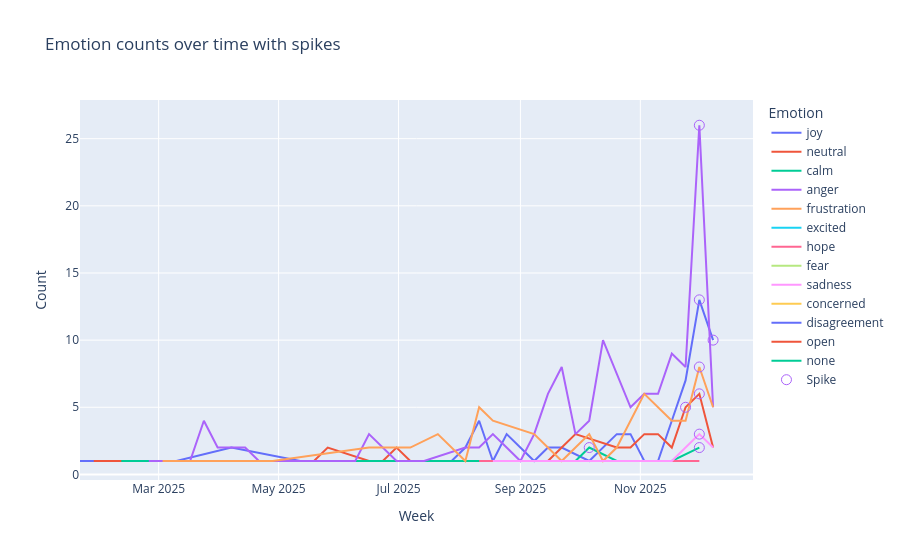

Notebook code for this chart:
### Markdown cell above
# **Wnioski z heatmapy: emocje × tematy**

* **Disinformation**
  – dominuje **anger (78)**, wyraźnie więcej niż w innych tematach
  – silnie obecne także: **neutral**, **joy**, **frustration**
  – bardzo mało emocji pozytywnych typu *hope* czy *calm*

* **Mental health / social**
  – najbardziej zróżnicowany profil emocji
  – dużo **anger, joy i frustration**, ale także **sadness** i **anxiety/fear**
  – temat zawiera zarówno wpisy negatywne, jak i wspierające

* **AI content**
  – emocje najsłabsze ilościowo, ale względnie równomierne
  – najwięcej **joy, frustration i neutral**
  – prawie brak emocji silnie negatywnych (fear, sadness), co sugeruje mniejsze pobudzenie emocjonalne

---

### Code cell
df_spike = df_llm.dropna(subset=["llm_emotion"]).copy()
df_spike["created_dt"] = pd.to_datetime(df_spike["created_utc"], unit="s")
df_spike["week"] = df_spike["created_dt"].dt.to_period("W").apply(lambda r: r.start_time)
df_spike = df_spike[df_spike["created_dt"].dt.year >= 2025]

weekly_emotion = (
    df_spike.groupby(["week", "llm_emotion"])
    .size()
    .reset_index(name="count")
)

def detect_spikes(group):
    m = group["count"].mean()
    s = group["count"].std(ddof=0)
    threshold = m + 2 * s
    group["is_spike"] = group["count"] > threshold
    group["threshold"] = threshold
    return group

weekly_emotion = weekly_emotion.groupby("llm_emotion", group_keys=False).apply(detect_spikes)

fig_spike = px.line(
    weekly_emotion,
    x="week",
    y="count",
    color="llm_emotion",
    title="Emotion counts over time with spikes",
    labels={"week": "Week", "count": "Count", "llm_emotion": "Emotion"}
)

spike_points = weekly_emotion[weekly_emotion["is_spike"]]
fig_spike.add_scatter(
    x=spike_points["week"],
    y=spike_points["count"],
    mode="markers",
    marker=dict(size=10, symbol="circle-open"),
    name="Spike"
)

fig_spike.show()

weekly_emotion[weekly_emotion["is_spike"]].sort_values(["llm_emotion", "week"]).head()

### Figure 1 — Plotly figure (JSON) as saved in the notebook; plotly's stock layout.template omitted (floating-point values rounded to 4 significant figures)
{"data": [{"hovertemplate": "Emotion=joy<br>Week=%{x}<br>Count=%{y}<extra></extra>", "legendgroup": "joy", "line": {"color": "#636efa", "dash": "solid"}, "marker": {"symbol": "circle"}, "mode": "lines", "name": "joy", "orientation": "v", "showlegend": true, "type": "scatter", "x": ["2025-01-20T00:00:00.000000000", "2025-02-10T00:00:00.000000000", "2025-02-17T00:00:00.000000000", "2025-03-10T00:00:00.000000000", "2025-04-07T00:00:00.000000000", "2025-05-12T00:00:00.000000000", "2025-05-26T00:00:00.000000000", "2025-06-02T00:00:00.000000000", "2025-06-16T00:00:00.000000000", "2025-07-07T00:00:00.000000000", "2025-07-14T00:00:00.000000000", "2025-07-28T00:00:00.000000000", "2025-08-04T00:00:00.000000000", "2025-08-11T00:00:00.000000000", "2025-08-18T00:00:00.000000000", "2025-08-25T00:00:00.000000000", "2025-09-08T00:00:00.000000000", "2025-09-15T00:00:00.000000000", "2025-09-22T00:00:00.000000000", "2025-10-06T00:00:00.000000000", "2025-10-20T00:00:00.000000000", "2025-10-27T00:00:00.000000000", "2025-11-03T00:00:00.000000000", "2025-11-10T00:00:00.000000000", "2025-11-17T00:00:00.000000000", "2025-11-24T00:00:00.000000000", "2025-12-01T00:00:00.000000000", "2025-12-08T00:00:00.000000000"], "xaxis": "x", "y": [1, 1, 1, 1, 2, 1, 1, 1, 1, 1, 1, 1, 2, 4, 1, 3, 1, 2, 2, 1, 3, 3, 1, 1, 4, 7, 13, 10], "yaxis": "y"}, {"hovertemplate": "Emotion=neutral<br>Week=%{x}<br>Count=%{y}<extra></extra>", "legendgroup": "neutral", "line": {"color": "#EF553B", "dash": "solid"}, "marker": {"symbol": "circle"}, "mode": "lines", "name": "neutral", "orientation": "v", "showlegend": true, "type": "scatter", "x": ["2025-01-27T00:00:00.000000000", "2025-02-17T00:00:00.000000000", "2025-03-17T00:00:00.000000000", "2025-03-31T00:00:00.000000000", "2025-04-07T00:00:00.000000000", "2025-04-28T00:00:00.000000000", "2025-05-05T00:00:00.000000000", "2025-05-19T00:00:00.000000000", "2025-05-26T00:00:00.000000000", "2025-06-16T00:00:00.000000000", "2025-06-23T00:00:00.000000000", "2025-06-30T00:00:00.000000000", "2025-07-07T00:00:00.000000000", "2025-07-14T00:00:00.000000000", "2025-08-04T00:00:00.000000000", "2025-08-18T00:00:00.000000000", "2025-09-15T00:00:00.000000000", "2025-09-22T00:00:00.000000000", "2025-09-29T00:00:00.000000000", "2025-10-20T00:00:00.000000000", "2025-10-27T00:00:00.000000000", "2025-11-03T00:00:00.000000000", "2025-11-10T00:00:00.000000000", "2025-11-17T00:00:00.000000000", "2025-11-24T00:00:00.000000000", "2025-12-01T00:00:00.000000000", "2025-12-08T00:00:00.000000000"], "xaxis": "x", "y": [1, 1, 1, 1, 1, 1, 1, 1, 2, 1, 1, 2, 1, 1, 1, 1, 1, 2, 3, 2, 2, 3, 3, 2, 5, 6, 2], "yaxis": "y"}, {"hovertemplate": "Emotion=calm<br>Week=%{x}<br>Count=%{y}<extra></extra>", "legendgroup": "calm", "line": {"color": "#00cc96", "dash": "solid"}, "marker": {"symbol": "circle"}, "mode": "lines", "name": "calm", "orientation": "v", "showlegend": true, "type": "scatter", "x": ["2025-02-10T00:00:00.000000000", "2025-05-26T00:00:00.000000000", "2025-08-04T00:00:00.000000000", "2025-09-01T00:00:00.000000000", "2025-09-15T00:00:00.000000000", "2025-09-22T00:00:00.000000000", "2025-09-29T00:00:00.000000000", "2025-10-06T00:00:00.000000000", "2025-10-20T00:00:00.000000000", "2025-10-27T00:00:00.000000000", "2025-11-10T00:00:00.000000000", "2025-11-17T00:00:00.000000000", "2025-12-01T00:00:00.000000000"], "xaxis": "x", "y": [1, 1, 1, 1, 1, 1, 1, 2, 1, 1, 1, 1, 2], "yaxis": "y"}, {"hovertemplate": "Emotion=anger<br>Week=%{x}<br>Count=%{y}<extra></extra>", "legendgroup": "anger", "line": {"color": "#ab63fa", "dash": "solid"}, "marker": {"symbol": "circle"}, "mode": "lines", "name": "anger", "orientation": "v", "showlegend": true, "type": "scatter", "x": ["2025-02-24T00:00:00.000000000", "2025-03-17T00:00:00.000000000", "2025-03-24T00:00:00.000000000", "2025-03-31T00:00:00.000000000", "2025-04-14T00:00:00.000000000", "2025-04-21T00:00:00.000000000", "2025-05-05T00:00:00.000000000", "2025-05-12T00:00:00.000000000", "2025-06-02T00:00:00.000000000", "2025-06-09T00:00:00.000000000", "2025-06-16T00:00:00.000000000", "2025-06-23T00:00:00.000000000", "2025-06-30T00:00:00.000000000", "2025-07-14T00:00:00.000000000", "2025-08-04T00:00:00.000000000", "2025-08-11T00:00:00.000000000", "2025-08-18T00:00:00.000000000", "2025-08-25T00:00:00.000000000", "2025-09-01T00:00:00.000000000", "2025-09-08T00:00:00.000000000", "2025-09-15T00:00:00.000000000", "2025-09-22T00:00:00.000000000", "2025-09-29T00:00:00.000000000", "2025-10-06T00:00:00.000000000", "2025-10-13T00:00:00.000000000", "2025-10-27T00:00:00.000000000", "2025-11-03T00:00:00.000000000", "2025-11-10T00:00:00.000000000", "2025-11-17T00:00:00.000000000", "2025-11-24T00:00:00.000000000", "2025-12-01T00:00:00.000000000", "2025-12-08T00:00:00.000000000"], "xaxis": "x", "y": [1, 1, 4, 2, 2, 1, 1, 1, 1, 1, 3, 2, 1, 1, 2, 2, 3, 2, 1, 3, 6, 8, 3, 4, 10, 5, 6, 6, 9, 8, 26, 5], "yaxis": "y"}, {"hovertemplate": "Emotion=frustration<br>Week=%{x}<br>Count=%{y}<extra></extra>", "legendgroup": "frustration", "line": {"color": "#FFA15A", "dash": "solid"}, "marker": {"symbol": "circle"}, "mode": "lines", "name": "frustration", "orientation": "v", "showlegend": true, "type": "scatter", "x": ["2025-03-03T00:00:00.000000000", "2025-03-10T00:00:00.000000000", "2025-04-28T00:00:00.000000000", "2025-06-16T00:00:00.000000000", "2025-07-07T00:00:00.000000000", "2025-07-21T00:00:00.000000000", "2025-08-04T00:00:00.000000000", "2025-08-11T00:00:00.000000000", "2025-08-18T00:00:00.000000000", "2025-09-08T00:00:00.000000000", "2025-09-22T00:00:00.000000000", "2025-09-29T00:00:00.000000000", "2025-10-06T00:00:00.000000000", "2025-10-13T00:00:00.000000000", "2025-10-20T00:00:00.000000000", "2025-11-03T00:00:00.000000000", "2025-11-17T00:00:00.000000000", "2025-11-24T00:00:00.000000000", "2025-12-01T00:00:00.000000000", "2025-12-08T00:00:00.000000000"], "xaxis": "x", "y": [1, 1, 1, 2, 2, 3, 1, 5, 4, 3, 1, 2, 3, 1, 2, 6, 4, 4, 8, 5], "yaxis": "y"}, {"hovertemplate": "Emotion=excited<br>Week=%{x}<br>Count=%{y}<extra></extra>", "legendgroup": "excited", "line": {"color": "#19d3f3", "dash": "solid"}, "marker": {"symbol": "circle"}, "mode": "lines", "name": "excited", "orientation": "v", "showlegend": true, "type": "scatter", "x": ["2025-03-31T00:00:00.000000000"], "xaxis": "x", "y": [1], "yaxis": "y"}, {"hovertemplate": "Emotion=hope<br>Week=%{x}<br>Count=%{y}<extra></extra>", "legendgroup": "hope", "line": {"color": "#FF6692", "dash": "solid"}, "marker": {"symbol": "circle"}, "mode": "lines", "name": "hope", "orientation": "v", "showlegend": true, "type": "scatter", "x": ["2025-08-11T00:00:00.000000000", "2025-09-22T00:00:00.000000000", "2025-10-20T00:00:00.000000000", "2025-11-10T00:00:00.000000000", "2025-12-01T00:00:00.000000000"], "xaxis": "x", "y": [1, 1, 1, 1, 1], "yaxis": "y"}, {"hovertemplate": "Emotion=fear<br>Week=%{x}<br>Count=%{y}<extra></extra>", "legendgroup": "fear", "line": {"color": "#B6E880", "dash": "solid"}, "marker": {"symbol": "circle"}, "mode": "lines", "name": "fear", "orientation": "v", "showlegend": true, "type": "scatter", "x": ["2025-08-18T00:00:00.000000000"], "xaxis": "x", "y": [1], "yaxis": "y"}, {"hovertemplate": "Emotion=sadness<br>Week=%{x}<br>Count=%{y}<extra></extra>", "legendgroup": "sadness", "line": {"color": "#FF97FF", "dash": "solid"}, "marker": {"symbol": "circle"}, "mode": "lines", "name": "sadness", "orientation": "v", "showlegend": true, "type": "scatter", "x": ["2025-08-18T00:00:00.000000000", "2025-08-25T00:00:00.000000000", "2025-10-13T00:00:00.000000000", "2025-10-27T00:00:00.000000000", "2025-11-03T00:00:00.000000000", "2025-11-17T00:00:00.000000000", "2025-11-24T00:00:00.000000000", "2025-12-01T00:00:00.000000000", "2025-12-08T00:00:00.000000000"], "xaxis": "x", "y": [1, 1, 1, 1, 1, 1, 2, 3, 2], "yaxis": "y"}, {"hovertemplate": "Emotion=concerned<br>Week=%{x}<br>Count=%{y}<extra></extra>", "legendgroup": "concerned", "line": {"color": "#FECB52", "dash": "solid"}, "marker": {"symbol": "circle"}, "mode": "lines", "name": "concerned", "orientation": "v", "showlegend": true, "type": "scatter", "x": ["2025-10-27T00:00:00.000000000"], "xaxis": "x", "y": [1], "yaxis": "y"}, {"hovertemplate": "Emotion=disagreement<br>Week=%{x}<br>Count=%{y}<extra></extra>", "legendgroup": "disagreement", "line": {"color": "#636efa", "dash": "solid"}, "marker": {"symbol": "circle"}, "mode": "lines", "name": "disagreement", "orientation": "v", "showlegend": true, "type": "scatter", "x": ["2025-11-24T00:00:00.000000000"], "xaxis": "x", "y": [1], "yaxis": "y"}, {"hovertemplate": "Emotion=open<br>Week=%{x}<br>Count=%{y}<extra></extra>", "legendgroup": "open", "line": {"color": "#EF553B", "dash": "solid"}, "marker": {"symbol": "circle"}, "mode": "lines", "name": "open", "orientation": "v", "showlegend": true, "type": "scatter", "x": ["2025-11-24T00:00:00.000000000"], "xaxis": "x", "y": [1], "yaxis": "y"}, {"hovertemplate": "Emotion=none<br>Week=%{x}<br>Count=%{y}<extra></extra>", "legendgroup": "none", "line": {"color": "#00cc96", "dash": "solid"}, "marker": {"symbol": "circle"}, "mode": "lines", "name": "none", "orientation": "v", "showlegend": true, "type": "scatter", "x": ["2025-12-08T00:00:00.000000000"], "xaxis": "x", "y": [1], "yaxis": "y"}, {"marker": {"size": 10, "symbol": "circle-open"}, "mode": "markers", "name": "Spike", "type": "scatter", "x": ["2025-10-06T00:00:00.000000000", "2025-11-24T00:00:00.000000000", "2025-12-01T00:00:00.000000000", "2025-12-01T00:00:00.000000000", "2025-12-01T00:00:00.000000000", "2025-12-01T00:00:00.000000000", "2025-12-01T00:00:00.000000000", "2025-12-01T00:00:00.000000000", "2025-12-08T00:00:00.000000000"], "y": [2, 5, 26, 2, 8, 13, 6, 3, 10]}], "layout": {"legend": {"title": {"text": "Emotion"}, "tracegroupgap": 0}, "title": {"text": "Emotion counts over time with spikes"}, "xaxis": {"anchor": "y", "domain": [0, 1], "title": {"text": "Week"}}, "yaxis": {"anchor": "x", "domain": [0, 1], "title": {"text": "Count"}}}}
